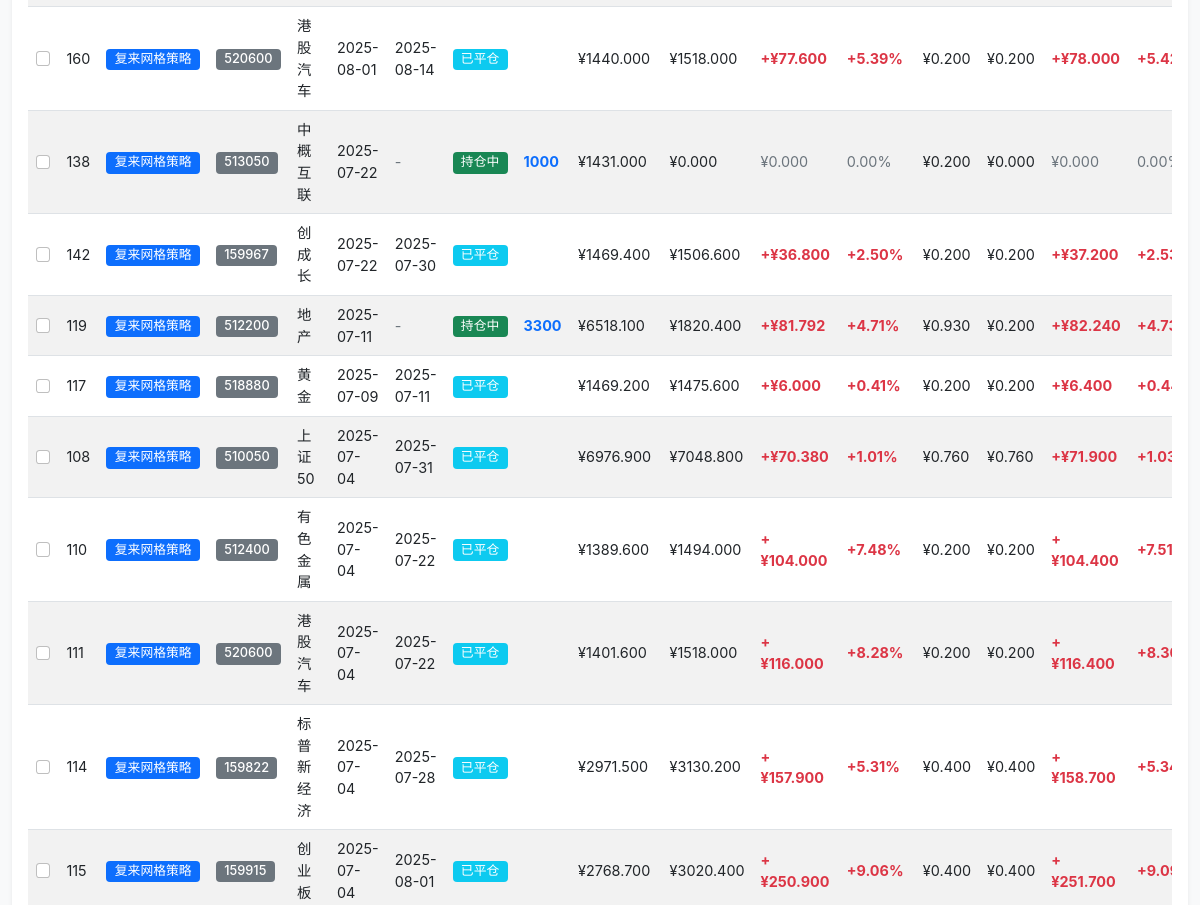
The page /trades?strategy=3&page_size=25 (middle part) on the database as committed earlier.
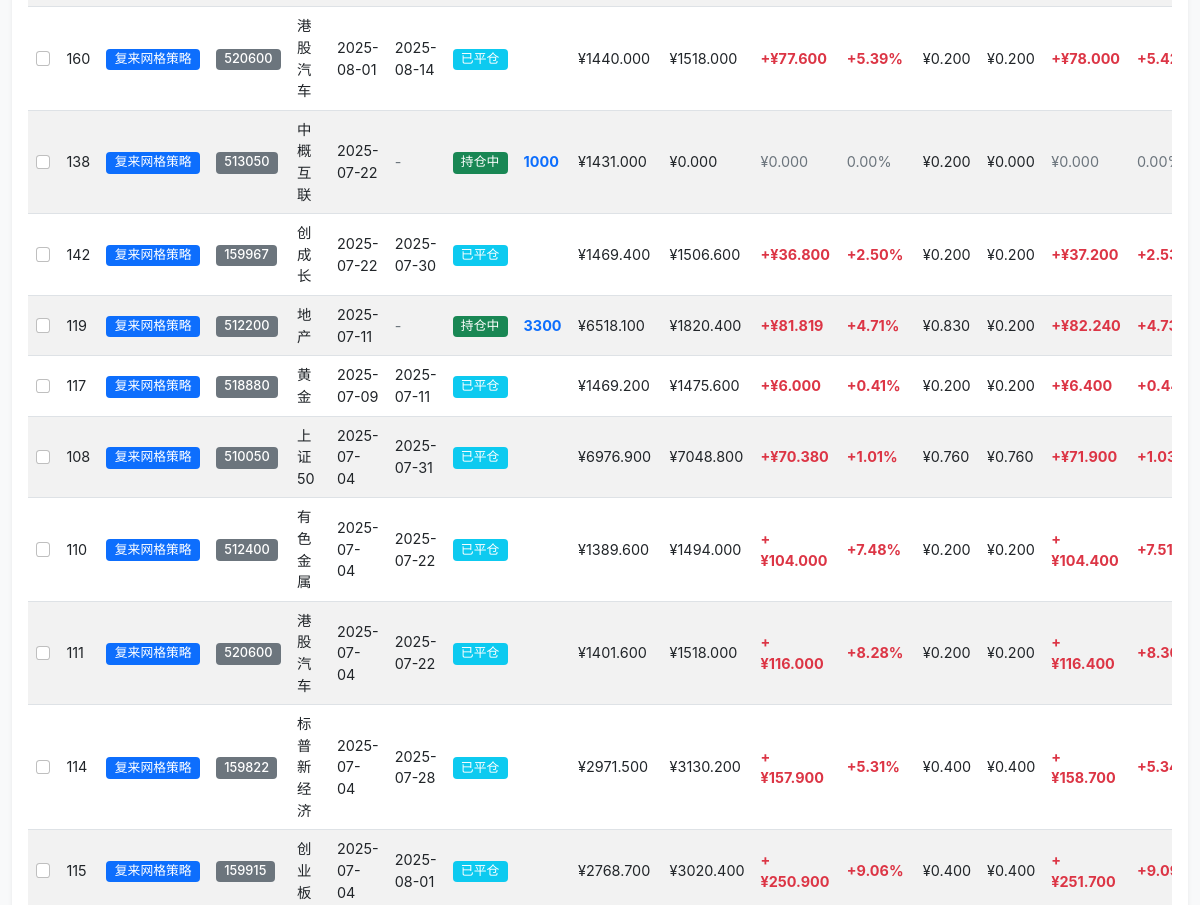
The same page on the database as committed later.
### tables this page shows
CREATE TABLE trades (
                id INTEGER PRIMARY KEY AUTOINCREMENT,
                symbol_code TEXT NOT NULL,
                symbol_name TEXT NOT NULL,
                open_date DATE NOT NULL,
                close_date DATE,
                status TEXT DEFAULT 'open',  -- open: 持仓中, closed: 已平仓
                total_buy_amount DECIMAL(15,3) DEFAULT 0,
                total_buy_quantity INTEGER DEFAULT 0,
                total_sell_amount DECIMAL(15,3) DEFAULT 0,
                total_sell_quantity INTEGER DEFAULT 0,
                remaining_quantity INTEGER DEFAULT 0,
                total_profit_loss DECIMAL(15,3) DEFAULT 0,
                total_profit_loss_pct DECIMAL(8,4) DEFAULT 0,
                holding_days INTEGER DEFAULT 0,
                created_at TIMESTAMP DEFAULT CURRENT_TIMESTAMP,
                updated_at TIMESTAMP DEFAULT CURRENT_TIMESTAMP
            , strategy TEXT DEFAULT "trend", trade_log TEXT, deleted_at TIMESTAMP, deleted_reason TEXT, strategy_id INTEGER, is_deleted INTEGER DEFAULT 0, delete_date TIMESTAMP, delete_reason TEXT, operator_note TEXT, total_gross_profit DECIMAL(15,3) DEFAULT 0, total_net_profit DECIMAL(15,3) DEFAULT 0, total_net_profit_pct DECIMAL(8,4) DEFAULT 0, total_buy_fees DECIMAL(15,3) DEFAULT 0, total_sell_fees DECIMAL(15,3) DEFAULT 0, total_fees DECIMAL(15,3) DEFAULT 0, total_fee_ratio_pct DECIMAL(8,4) DEFAULT 0);

CREATE TABLE strategies (
                id INTEGER PRIMARY KEY AUTOINCREMENT,
                name TEXT NOT NULL UNIQUE,
                description TEXT,
                is_active BOOLEAN DEFAULT 1,
                created_at TIMESTAMP DEFAULT CURRENT_TIMESTAMP,
                updated_at TIMESTAMP DEFAULT CURRENT_TIMESTAMP
            );

### routes/trading_routes.py (the view)
@trading_bp.route('/trades')
def trades():
    try:
        trading_service = TradingService(current_app.db_service)
        strategy_service = StrategyService(current_app.db_service)
        status = request.args.get('status', 'all')
        strategy_arg = request.args.get('strategy', 'all')
        page_arg = request.args.get('page', '1')
        page_size_arg = request.args.get('page_size', '25')
        status_filter = None if not status or status == 'all' else status
        strategy_filter = None
        if strategy_arg and strategy_arg != 'all':
            try:
                strategy_filter = int(strategy_arg)
            except ValueError:
                strategy_filter = strategy_arg
        try:
            page = int(page_arg)
        except Exception:
            page = 1
        try:
            page_size = int(page_size_arg)
        except Exception:
            page_size = 25
        if page < 1:
            page = 1
        if page_size not in (25, 50, 100):
            page_size = 25
        sort_key = request.args.get('sort', 'open_date')
        sort_dir = request.args.get('dir', 'desc').lower()
        if sort_dir not in ('asc', 'desc'):
            sort_dir = 'desc'
        allowed_sort_columns = {
            'id': 't.id',
            'strategy_name': 's.name',
            'symbol_code': 't.symbol_code',
            'symbol_name': 't.symbol_name',
            'open_date': 't.open_date',
            'close_date': 't.close_date',
            'status': 't.status',
            'remaining_quantity': 't.remaining_quantity',
            'total_buy_amount': 't.total_buy_amount',
            'total_sell_amount': 't.total_sell_amount',
            'total_net_profit': 't.total_net_profit',
            'total_net_profit_pct': 't.total_net_profit_pct',
            'total_buy_fees': 't.total_buy_fees',
            'total_sell_fees': 't.total_sell_fees',
            'total_profit_loss': 't.total_profit_loss',
            'total_profit_loss_pct': 't.total_profit_loss_pct',
            'total_fees': 't.total_fees',
            'total_fee_ratio_pct': 't.total_fee_ratio_pct',
            'holding_days': 't.holding_days',
        }
        order_col = allowed_sort_columns.get(sort_key, 't.open_date')
        order_by = f"{order_col} {'DESC' if sort_dir == 'desc' else 'ASC'}"
        symbols_raw = request.args.get('symbols', '').strip()
        symbols_list = []
        if symbols_raw:
            tmp = [p for chunk in symbols_raw.replace('，', ',').split(',') for p in chunk.split()] if symbols_raw else []
            symbols_list = list({s.strip().upper() for s in tmp if s.strip()})
        names_raw = request.args.get('names', '').strip()
        names_list = []
        if names_raw:
            tmp = [p for chunk in names_raw.replace('，', ',').split(',') for p in chunk.split()] if names_raw else []
            names_list = list({s.strip().upper() for s in tmp if s.strip()})
        date_from = request.args.get('date_from', '').strip() or None
        date_to = request.args.get('date_to', '').strip() or None
        trades_dto, total_count = trading_service.get_trades_paginated(
            status=status_filter,
            strategy=strategy_filter,
            order_by=order_by,
            page=page,
            page_size=page_size,
            return_dto=True,
            symbols=symbols_list,
            symbol_names=names_list,
            date_from=date_from,
            date_to=date_to,
        )
        strategies_list_raw = strategy_service.get_all_strategies(return_dto=True)
        all_trades = dto_list_to_dicts(trades_dto)
        strategies_list = dto_list_to_dicts(strategies_list_raw)
        total_pages = (total_count + page_size - 1) // page_size if page_size > 0 else 1
        return render_template('trades.html',
                             trades=all_trades,
                             strategies=strategies_list,
                             current_status=status,
                             current_strategy=str(strategy_arg),
                             sort_key=sort_key,
                             sort_dir=sort_dir,
                             symbols_query=symbols_raw,
                             names_query=names_raw,
                             date_from=date_from or '',
                             date_to=date_to or '',
                             page=page,
                             page_size=page_size,
                             total_count=total_count,
                             total_pages=total_pages)
    except Exception as e:
        current_app.logger.error(f"交易列表加载失败: {str(e)}")
        return render_template('trades.html', trades=[], strategies=[])

### templates/trades.html (shortened to what this page needs)
{% extends "base.html" %}
{% block content %}
    <div class="row">
        <div class="col-12">
            <div class="card">
                <div class="card-body">
                    <div class="table-responsive">
                        <table class="table table-striped table-hover">
                            <tbody>
                                {% if trades %}
                                    {% for trade in trades %}
                                        <tr>
                                            <td>
                                                <input type="checkbox"
                                                       class="form-check-input trade-checkbox"
                                                       value="{{ trade.id }}">
                                            </td>
                                            <td>{{ trade.id }}</td>
                                            <td>
                                                <span class="badge bg-primary">{{ trade.strategy_name or '-' }}</span>
                                            </td>
                                            <td>
                                                <span class="badge bg-secondary">{{ trade.symbol_code }}</span>
                                            </td>
                                            <td>{{ trade.symbol_name }}</td>
                                            <td>{{ trade.open_date }}</td>
                                            <td>
                                                {% if trade.close_date %}
                                                    {{ trade.close_date }}
                                                {% else %}
                                                    <span class="text-muted">-</span>
                                                {% endif %}
                                            </td>
                                            <td>
                                                {% if trade.status == 'open' %}
                                                    <span class="badge bg-success">持仓中</span>
                                                {% else %}
                                                    <span class="badge bg-info">已平仓</span>
                                                {% endif %}
                                            </td>
                                            <td>
                                                {% if trade.status == 'open' %}
                                                    <span class="text-primary fw-bold">{{ trade.remaining_quantity }}</span>
                                                {% else %}
                                                    <span class="text-muted">{{ trade.total_buy_quantity }}</span>
                                                {% endif %}
                                            </td>
                                            <td>¥{{ "%.3f"|format(trade.total_buy_amount) }}</td>
                                            <td>¥{{ "%.3f"|format(trade.total_sell_amount) }}</td>
                                            <td>
                                                {% if trade.total_net_profit > 0 %}
                                                    <span class="text-danger fw-bold">+¥{{ "%.3f"|format(trade.total_net_profit) }}</span>
                                                {% elif trade.total_net_profit < 0 %}
                                                    <span class="text-success fw-bold">-¥{{ "%.3f"|format((trade.total_net_profit | abs) ) }}</span>
                                                {% else %}
                                                    <span class="text-muted">¥0.000</span>
                                                {% endif %}
                                            </td>
                                            <td>
                                                {% if trade.total_net_profit_pct > 0 %}
                                                    <span class="text-danger fw-bold">+{{ "%.2f"|format(trade.total_net_profit_pct) }}%</span>
                                                {% elif trade.total_net_profit_pct < 0 %}
                                                    <span class="text-success fw-bold">{{ "%.2f"|format(trade.total_net_profit_pct) }}%</span>
                                                {% else %}
                                                    <span class="text-muted">0.00%</span>
                                                {% endif %}
                                            </td>
                                            <td>¥{{ "%.3f"|format(trade.total_buy_fees) }}</td>
                                            <td>¥{{ "%.3f"|format(trade.total_sell_fees) }}</td>
                                            <td>
                                                {% if trade.total_profit_loss > 0 %}
                                                    <span class="text-danger fw-bold">+¥{{ "%.3f"|format(trade.total_profit_loss) }}</span>
                                                {% elif trade.total_profit_loss < 0 %}
                                                    <span class="text-success fw-bold">-¥{{ "%.3f"|format((trade.total_profit_loss | abs) ) }}</span>
                                                {% else %}
                                                    <span class="text-muted">¥0.000</span>
                                                {% endif %}
                                            </td>
                                            <td>
                                                {% if trade.total_profit_loss_pct > 0 %}
                                                    <span class="text-danger fw-bold">+{{ "%.2f"|format(trade.total_profit_loss_pct) }}%</span>
                                                {% elif trade.total_profit_loss_pct < 0 %}
                                                    <span class="text-success fw-bold">{{ "%.2f"|format(trade.total_profit_loss_pct) }}%</span>
                                                {% else %}
                                                    <span class="text-muted">0.00%</span>
                                                {% endif %}
                                            </td>
                                        </tr>
                                    {% endfor %}
                                {% endif %}
                            </tbody>
                        </table>
                    </div>
                            {% set qs_base = [] %}
                            {% if current_status and current_status != 'all' %}
                                {% set _ = qs_base.append('status=' ~ current_status) %}
                            {% endif %}
                            {% if current_strategy and current_strategy != 'all' %}
                                {% set _ = qs_base.append('strategy=' ~ current_strategy) %}
                            {% endif %}
                            {% set _ = qs_base.append('page_size=' ~ page_size) %}
                            {% if sort_key %}
                                {% set _ = qs_base.append('sort=' ~ sort_key) %}
                            {% endif %}
                            {% if sort_dir %}
                                {% set _ = qs_base.append('dir=' ~ sort_dir) %}
                            {% endif %}
                            {% if symbols_query %}
                                {% set _ = qs_base.append('symbols=' ~ symbols_query | urlencode) %}
                            {% endif %}
                            {% if names_query %}
                                {% set _ = qs_base.append('names=' ~ names_query | urlencode) %}
                            {% endif %}
                            {% if date_from %}
                                {% set _ = qs_base.append('date_from=' ~ date_from) %}
                            {% endif %}
                            {% if date_to %}
                                {% set _ = qs_base.append('date_to=' ~ date_to) %}
                            {% endif %}
                            {% set base_query = '&'.join(qs_base) %}
                            {% set prev_page = 1 if page <= 1 else page - 1 %}
                            {% set start = page - 2 if page - 2 > 1 else 1 %}
                            {% set end = page + 2 if page + 2 < total_pages else total_pages %}
                            {% set next_page = total_pages if page >= total_pages else page + 1 %}
                </div>
            </div>
        </div>
    </div>
{% endblock %}

### templates/base.html (shortened to what this page needs)
<!DOCTYPE html>
<html lang="zh-CN">
    <head>
        <link href="https://cdn.jsdelivr.net/npm/bootstrap@5.1.3/dist/css/bootstrap.min.css"
              rel="stylesheet">
        <link href="https://cdn.jsdelivr.net/npm/bootstrap-icons@1.8.1/font/bootstrap-icons.css"
              rel="stylesheet">
        <link href="{{ url_for('static', filename='css/style.css') }}"
              rel="stylesheet">
    </head>
    <body>
        <div class="container-fluid py-4">
            {% block content %}{% endblock %}
        </div>
    </body>
</html>

Rows that differ between the two databases and show on the page:
changed trades "地产": total_net_profit "81.792" → "81.819"; total_buy_fees "0.930" → "0.830"
